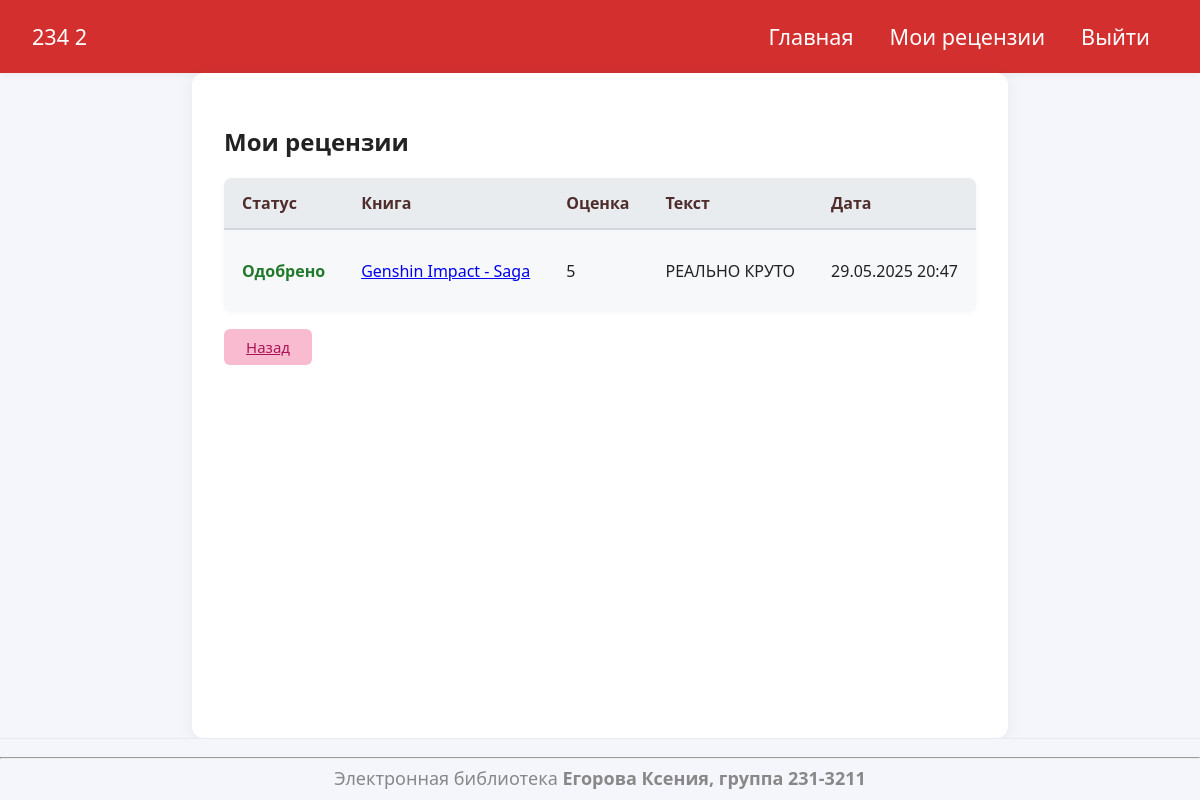
The app's page /my-reviews (signed in) with its own data.
### models.py (models this page shows)
class User(UserMixin, db.Model):
    __tablename__ = 'users'
    id: int = db.Column(db.Integer, primary_key=True)
    username: str = db.Column(db.String(64), unique=True, nullable=False)
    password_hash: str = db.Column(db.String(128), nullable=False)
    last_name: str = db.Column(db.String(64), nullable=False)
    first_name: str = db.Column(db.String(64), nullable=False)
    middle_name: str = db.Column(db.String(64))
    role_id: int = db.Column(db.Integer, db.ForeignKey('roles.id'), nullable=False)
    reviews = db.relationship('Review', backref='user', lazy=True)

class Review(db.Model):
    __tablename__ = 'reviews'
    id: int = db.Column(db.Integer, primary_key=True)
    book_id: int = db.Column(db.Integer, db.ForeignKey('books.id', ondelete='CASCADE'), nullable=False)
    user_id: int = db.Column(db.Integer, db.ForeignKey('users.id', ondelete='CASCADE'), nullable=False)
    rating: int = db.Column(db.Integer, nullable=False)
    text: str = db.Column(db.Text, nullable=False)
    created_at = db.Column(db.DateTime, server_default=db.func.now(), nullable=False)
    status_id: int = db.Column(db.Integer, db.ForeignKey('review_statuses.id'), nullable=False)
    __table_args__ = (db.UniqueConstraint('book_id', 'user_id', name='_book_user_uc'),)

class Book(db.Model):
    __tablename__ = 'books'
    id: int = db.Column(db.Integer, primary_key=True)
    title: str = db.Column(db.String(255), nullable=False)
    description: str = db.Column(db.Text, nullable=False)
    year: int = db.Column(db.Integer, nullable=False)
    publisher: str = db.Column(db.String(128), nullable=False)
    author: str = db.Column(db.String(128), nullable=False)
    pages: int = db.Column(db.Integer, nullable=False)
    genres = db.relationship('Genre', secondary='books_genres', back_populates='books')
    cover_id: int = db.Column(db.Integer, db.ForeignKey('covers.id', ondelete='SET NULL'))
    cover = db.relationship('Cover', backref='books', foreign_keys=[cover_id])
    reviews = db.relationship('Review', backref='book', lazy=True, cascade="all, delete-orphan")

### app.py (the view)
@app.route('/my-reviews')
@login_required
def my_reviews():
    reviews = Review.query.filter_by(user_id=current_user.id).order_by(Review.created_at.desc()).all()
    for r in reviews:
        r.text_html = sanitize_html(r.text)
    return render_template('my_reviews.html', reviews=reviews)

### app.py (called while the page is built)
def sanitize_html(text):
    return bleach.clean(
        markdown.markdown(text),
        tags=list(bleach.sanitizer.ALLOWED_TAGS) + ['p', 'pre', 'span'],
        attributes=bleach.sanitizer.ALLOWED_ATTRIBUTES
    )

@login_manager.user_loader
def load_user(user_id):
    return db.session.get(User, int(user_id))

### templates/my_reviews.html
{% extends 'base.html' %}
{% block content %}
<h2>Мои рецензии</h2>
<table>
    <tr>
        <th>Статус</th>
        <th>Книга</th>
        <th>Оценка</th>
        <th>Текст</th>
        <th>Дата</th>
    </tr>
    {% for review in reviews %}
    <tr>
        <td>
            {% if review.status.name == 'approved' %}
                <span style="color: #217a2b; font-weight: 600;">Одобрено</span>
            {% elif review.status.name == 'rejected' %}
                <span style="color: #a94442; font-weight: 600;">Отклонено</span>
            {% elif review.status.name == 'pending' %}
                <span style="color: #888; font-weight: 600;">На рассмотрении</span>
            {% else %}
                {{ review.status.name }}
            {% endif %}
        </td>
        <td><a href="/book/{{ review.book.id }}">{{ review.book.title }}</a></td>
        <td>{{ review.rating }}</td>
        <td>{{ review.text_html|safe }}</td>
        <td>{{ review.created_at.strftime('%d.%m.%Y %H:%M') }}</td>
    </tr>
    {% endfor %}
</table>
<div style="margin-top: 24px;">
    <a href="/" class="btn" style="background:#888;">Назад</a>
</div>
{% endblock %}

### templates/base.html (shortened to what this page needs)
<!DOCTYPE html>
<html lang="ru">
<head>
    <link rel="stylesheet" href="/static/style.css">
</head>
<body>
    <nav>
        <div class="nav-left">
            {% if current_user.is_authenticated %}
                <span class="nav-user">
                    {{ current_user.first_name }} {{ current_user.last_name }}
                </span>
            {% else %}
                <span class="nav-user">Гость</span>
            {% endif %}
        </div>
        <div class="nav-right">
            <a href="/">Главная</a>
            {% if current_user.is_authenticated %}
                {% if current_user.role.name == 'user' %}
                    <a href="/my-reviews">Мои рецензии</a>
                {% elif current_user.role.name == 'moderator' %}
                    <a href="/moderate">Модерация рецензий</a>
                {% endif %}
                <a href="/logout">Выйти</a>
            {% else %}
                <a href="/login">Войти</a>
            {% endif %}
        </div>
    </nav>
    <main>
        {% block content %}{% endblock %}
    </main>
    <footer>
        <hr>
        <small style="font-size: 18px;">Электронная библиотека <b>Егорова Ксения, группа 231-3211</b></small>
    </footer>
</body>
</html>

### static/style.css (style rules this page uses)
body { font-family: 'Segoe UI', Arial, sans-serif; margin: 0; padding: 0; background: #f4f6fb; color: #222; }
nav { background: #d32f2f; color: #fff; padding: 22px 0 22px 30px; font-size: 1.35em; box-shadow: 0 2px 6px rgba(0,0,0,0.04); }
nav a { color: #fff; margin-right: 18px; text-decoration: none; font-weight: 500; transition: color 0.2s; }
nav span { margin-left: 30px; font-weight: 400; color: #ffd700; }
main { max-width: 1600px; margin: 0 auto; background: #fff; padding: 32px 32px 24px 32px; border-radius: 12px; box-shadow: 0 2px 16px rgba(44,62,80,0.07); }
footer { text-align: center; margin: 0; color: #888; font-size: 15px; }
.btn, .btn-small, button, input[type="submit"] { background: #502d2d; color: #fff; border: none; padding: 8px 22px; border-radius: 6px; font-size: 15px; cursor: pointer; margin: 3px 0; transition: background 0.2s, color 0.2s; font-family: inherit; }
table { width: 100%; border-collapse: collapse; margin-bottom: 18px; background: #fafbfc; border-radius: 8px; overflow: hidden; box-shadow: 0 1px 4px rgba(44,62,80,0.04); }
th, td { padding: 14px 18px; text-align: left; }
th { background: #e9ecef; font-weight: 600; color: #502d2d; border-bottom: 2px solid #d1d7de; }
tr:nth-child(even) { background: #f6f8fa; }

### templates/base.html (style rules this page uses)
html, body { height: 100%; }
body { min-height: 100vh; display: flex; flex-direction: column; }
main { flex: 1 0 auto; }
nav { display: flex; justify-content: space-between; align-items: center; padding-right: 32px; padding-left: 32px; }
.nav-left { display: flex; align-items: center; gap: 18px; }
.nav-user { color: #fff; font-weight: 500; margin-left: 0; }
.nav-right { display: flex; align-items: center; gap: 18px; }
.nav-right a { margin-left: 0; }
footer { text-align: center; padding: 10px 0; background-color: #f4f6fb; border-top: 1px solid #e9ecef; box-sizing: border-box; }

### records on screen
User: first_name "234", last_name "2"
Review: book "Genshin Impact - Saga", rating "5", text_html "РЕАЛЬНО КРУТО", created_at "29.05.2025 20:47"
